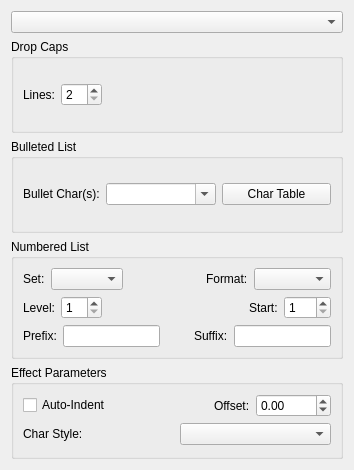
<?xml version="1.0" encoding="UTF-8"?>
<ui version="4.0">
 <class>PropertyWidget_ParEffectBase</class>
 <widget class="QFrame" name="PropertyWidget_ParEffectBase">
  <property name="geometry">
   <rect>
    <x>0</x>
    <y>0</y>
    <width>354</width>
    <height>470</height>
   </rect>
  </property>
  <property name="windowTitle">
   <string notr="true">Form</string>
  </property>
  <property name="frameShape">
   <enum>QFrame::Box</enum>
  </property>
  <property name="lineWidth">
   <number>0</number>
  </property>
  <layout class="QVBoxLayout" name="verticalLayout">
   <item>
    <widget class="QComboBox" name="peCombo"/>
   </item>
   <item>
    <widget class="QGroupBox" name="dropCapsGroup">
     <property name="title">
      <string>Drop Caps</string>
     </property>
     <layout class="QHBoxLayout" name="horizontalLayout">
      <item>
       <widget class="QLabel" name="dropCapLinesLabel">
        <property name="toolTip">
         <string>Number of lines used by the drop cap</string>
        </property>
        <property name="text">
         <string>Lines:</string>
        </property>
       </widget>
      </item>
      <item>
       <widget class="QSpinBox" name="dropCapLines">
        <property name="minimum">
         <number>2</number>
        </property>
       </widget>
      </item>
      <item>
       <spacer name="horizontalSpacer">
        <property name="orientation">
         <enum>Qt::Horizontal</enum>
        </property>
        <property name="sizeHint" stdset="0">
         <size>
          <width>40</width>
          <height>20</height>
         </size>
        </property>
       </spacer>
      </item>
     </layout>
    </widget>
   </item>
   <item>
    <widget class="QGroupBox" name="bullGroup">
     <property name="title">
      <string>Bulleted List</string>
     </property>
     <layout class="QGridLayout" name="gridLayout_3">
      <item row="0" column="1">
       <widget class="QComboBox" name="bulletStrEdit">
        <property name="sizePolicy">
         <sizepolicy hsizetype="MinimumExpanding" vsizetype="Fixed">
          <horstretch>0</horstretch>
          <verstretch>0</verstretch>
         </sizepolicy>
        </property>
        <property name="minimumSize">
         <size>
          <width>50</width>
          <height>0</height>
         </size>
        </property>
        <property name="editable">
         <bool>true</bool>
        </property>
       </widget>
      </item>
      <item row="0" column="0">
       <widget class="QLabel" name="bulletCharLabel">
        <property name="text">
         <string>Bullet Char(s):</string>
        </property>
        <property name="buddy">
         <cstring>bulletStrEdit</cstring>
        </property>
       </widget>
      </item>
      <item row="0" column="2">
       <widget class="QPushButton" name="bulletCharTableButton">
        <property name="sizePolicy">
         <sizepolicy hsizetype="MinimumExpanding" vsizetype="Fixed">
          <horstretch>0</horstretch>
          <verstretch>0</verstretch>
         </sizepolicy>
        </property>
        <property name="toolTip">
         <string>Enhanced Character Table to choose bullet characters</string>
        </property>
        <property name="text">
         <string>Char Table</string>
        </property>
        <property name="checkable">
         <bool>true</bool>
        </property>
       </widget>
      </item>
     </layout>
    </widget>
   </item>
   <item>
    <widget class="QGroupBox" name="numGroup">
     <property name="title">
      <string>Numbered List</string>
     </property>
     <layout class="QGridLayout" name="gridLayout_2">
      <item row="3" column="0" colspan="2">
       <layout class="QHBoxLayout" name="horizontalLayout_2">
        <item>
         <widget class="QLabel" name="numLevelLabel">
          <property name="text">
           <string>Level:</string>
          </property>
          <property name="buddy">
           <cstring>numLevelSpin</cstring>
          </property>
         </widget>
        </item>
        <item>
         <widget class="QSpinBox" name="numLevelSpin">
          <property name="minimum">
           <number>1</number>
          </property>
         </widget>
        </item>
        <item>
         <spacer name="horizontalSpacer_2">
          <property name="orientation">
           <enum>Qt::Horizontal</enum>
          </property>
          <property name="sizeHint" stdset="0">
           <size>
            <width>40</width>
            <height>20</height>
           </size>
          </property>
         </spacer>
        </item>
        <item>
         <widget class="QLabel" name="numStartLabel">
          <property name="text">
           <string>Start:</string>
          </property>
         </widget>
        </item>
        <item>
         <widget class="QSpinBox" name="numStart">
          <property name="minimum">
           <number>1</number>
          </property>
          <property name="maximum">
           <number>999</number>
          </property>
         </widget>
        </item>
       </layout>
      </item>
      <item row="0" column="0" colspan="2">
       <layout class="QHBoxLayout" name="horizontalLayout_3">
        <item>
         <widget class="QLabel" name="numComboLabel">
          <property name="text">
           <string>Set:</string>
          </property>
         </widget>
        </item>
        <item>
         <widget class="QComboBox" name="numComboBox">
          <property name="currentIndex">
           <number>-1</number>
          </property>
         </widget>
        </item>
        <item>
         <spacer name="horizontalSpacer_3">
          <property name="orientation">
           <enum>Qt::Horizontal</enum>
          </property>
          <property name="sizeHint" stdset="0">
           <size>
            <width>40</width>
            <height>20</height>
           </size>
          </property>
         </spacer>
        </item>
        <item>
         <widget class="QLabel" name="numFormatLabel">
          <property name="text">
           <string>Format:</string>
          </property>
          <property name="buddy">
           <cstring>numFormatCombo</cstring>
          </property>
         </widget>
        </item>
        <item>
         <widget class="QComboBox" name="numFormatCombo">
          <property name="sizePolicy">
           <sizepolicy hsizetype="Expanding" vsizetype="Fixed">
            <horstretch>0</horstretch>
            <verstretch>0</verstretch>
           </sizepolicy>
          </property>
         </widget>
        </item>
       </layout>
      </item>
      <item row="4" column="0" colspan="2">
       <layout class="QHBoxLayout" name="horizontalLayout_4">
        <item>
         <widget class="QLabel" name="numPrefixLabel">
          <property name="text">
           <string>Prefix:</string>
          </property>
          <property name="buddy">
           <cstring>numPrefix</cstring>
          </property>
         </widget>
        </item>
        <item>
         <widget class="QLineEdit" name="numPrefix"/>
        </item>
        <item>
         <spacer name="horizontalSpacer_4">
          <property name="orientation">
           <enum>Qt::Horizontal</enum>
          </property>
          <property name="sizeHint" stdset="0">
           <size>
            <width>40</width>
            <height>20</height>
           </size>
          </property>
         </spacer>
        </item>
        <item>
         <widget class="QLabel" name="numSuffixLabel">
          <property name="text">
           <string>Suffix:</string>
          </property>
          <property name="buddy">
           <cstring>numSuffix</cstring>
          </property>
         </widget>
        </item>
        <item>
         <widget class="QLineEdit" name="numSuffix"/>
        </item>
       </layout>
      </item>
     </layout>
    </widget>
   </item>
   <item>
    <widget class="QGroupBox" name="peGroup">
     <property name="title">
      <string>Effect Parameters</string>
     </property>
     <layout class="QGridLayout" name="gridLayout_4">
      <item row="6" column="0">
       <widget class="QLabel" name="peCharStyleLabel">
        <property name="text">
         <string>Char Style:</string>
        </property>
        <property name="buddy">
         <cstring>peCharStyleCombo</cstring>
        </property>
       </widget>
      </item>
      <item row="6" column="1">
       <widget class="CharStyleComboBox" name="peCharStyleCombo">
        <property name="toolTip">
         <string>Choose Character Style or leave blank to use default Paragraph Style</string>
        </property>
       </widget>
      </item>
      <item row="1" column="0" colspan="2">
       <layout class="QHBoxLayout" name="horizontalLayout_5">
        <item>
         <widget class="QCheckBox" name="peIndent">
          <property name="text">
           <string>Auto-Indent</string>
          </property>
         </widget>
        </item>
        <item>
         <spacer name="horizontalSpacer_5">
          <property name="orientation">
           <enum>Qt::Horizontal</enum>
          </property>
          <property name="sizeHint" stdset="0">
           <size>
            <width>40</width>
            <height>20</height>
           </size>
          </property>
         </spacer>
        </item>
        <item>
         <widget class="QLabel" name="peOffsetLabel">
          <property name="text">
           <string>Offset:</string>
          </property>
          <property name="buddy">
           <cstring>peOffset</cstring>
          </property>
         </widget>
        </item>
        <item>
         <widget class="ScrSpinBox" name="peOffset">
          <property name="minimum">
           <double>-3000.000000000000000</double>
          </property>
          <property name="maximum">
           <double>3000.000000000000000</double>
          </property>
         </widget>
        </item>
       </layout>
      </item>
     </layout>
    </widget>
   </item>
  </layout>
 </widget>
 <customwidgets>
  <customwidget>
   <class>ScrSpinBox</class>
   <extends>QDoubleSpinBox</extends>
   <header>ui/scrspinbox.h</header>
  </customwidget>
  <customwidget>
   <class>CharStyleComboBox</class>
   <extends>QComboBox</extends>
   <header>ui/spalette.h</header>
  </customwidget>
 </customwidgets>
 <resources/>
 <connections/>
</ui>
